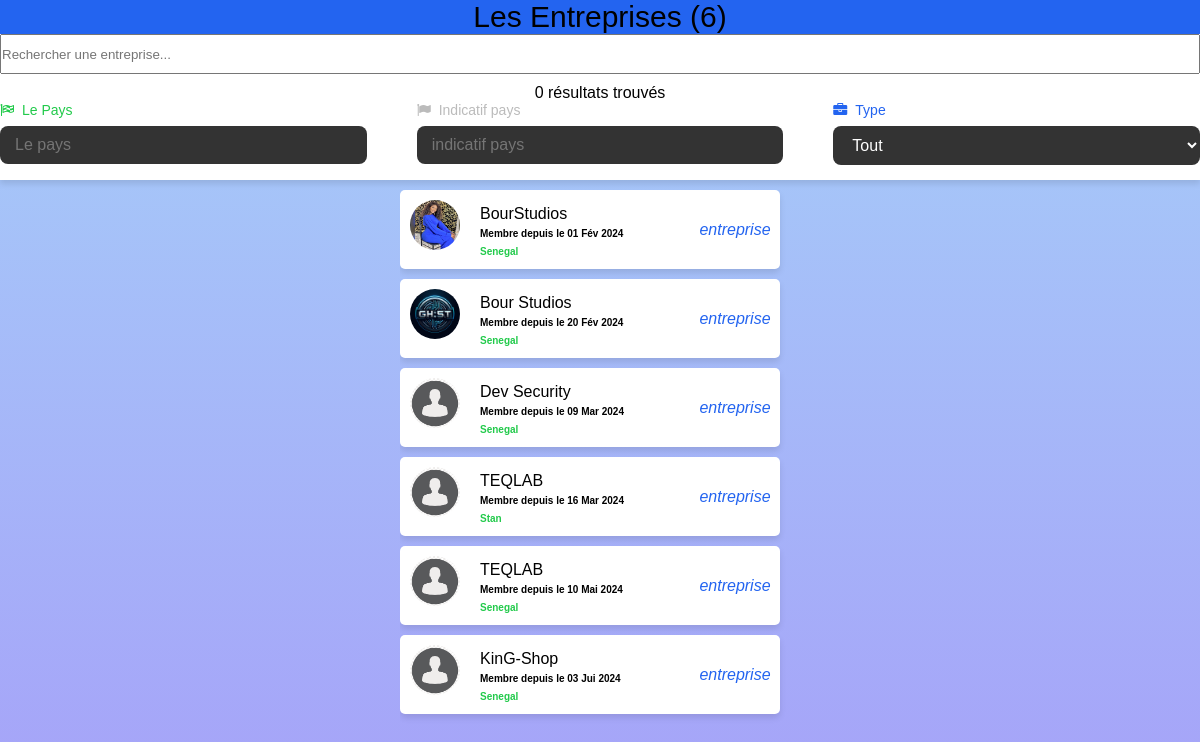
The app's page /adminentreprise with its own data.
### galsen/models.py (models this page shows, shortened)
class AbstractUser(BaseAbstractUser):
    groups = models.ManyToManyField(Group, related_name='customuser_set', blank=True)
    user_permissions = models.ManyToManyField(Permission, related_name='customuser_set', blank=True)

class CustomUser(AbstractUser):
    LANGUE = [
        ('français', 'Français'),
        ('anglais', 'Anglais'),
        ('spagnol', 'Espagnol'),
        ('italien', 'Italien'),
        ('arabe', 'Arabe'),
    ]
    ACCESS = [
        ('autorised', 'Autorisé(e)'),
        ('no_autorised', 'Non autorisé(e)'),
    ]
    ROLES = [
        ('professionnel', 'Professionnel(le)'),
        ('ecole', 'Ecole'),
        ('entreprise', 'Entreprise'),
    ]
    profile_image = models.ImageField(upload_to='profile_images/', null=True, blank=True)
    banner_image = models.ImageField(upload_to='banner_images/', null=True, blank=True)
    GENRE = [
        ('homme', 'Homme'),
        ('femme', 'Femme'),
    ]
    SITUATION_MATRIMONIALE = [
        ('celibataire', 'Célibataire'),
        ('marie', 'Marié(e)'),
        ('fiance', 'Fiancé(e)'),
        ('divorce', 'Divorcé(e)'),
        ('couple', 'En couple'),
    ]
    marque_dispositif = models.CharField(max_length=255, null=True, blank=True)
    metier = models.CharField(max_length=150, null=True, blank=True)
    etablissement = models.CharField(max_length=255, null=True, blank=True)
    pays = models.CharField(max_length=50, null=True, blank=True)
    ville = models.CharField(max_length=50, null=True, blank=True)
    quartier = models.CharField(max_length=50, null=True, blank=True)
    langue = models.CharField(max_length=255, null=True, blank=True)
    birthday = models.DateField(null=True, blank=True)
    indicatif_pays = models.CharField(max_length=15, null=True, blank=True)
    number_phone = models.CharField(max_length=15, null=True, blank=True)
    number_whatsapp = models.CharField(max_length=15, null=True, blank=True)
    number_telegram = models.CharField(max_length=15, null=True, blank=True)
    instagram_link = models.URLField(null=True, blank=True)
    twitter_link = models.URLField(null=True, blank=True)
    youtube_link = models.URLField(null=True, blank=True)
    website_link = models.URLField(null=True, blank=True)
    langue = models.CharField(max_length=255, choices=LANGUE, default='français')
    rôle = models.CharField(max_length=255, choices=ROLES, default='professionnel')
    access = models.CharField(max_length=255, choices=ACCESS, default='no_autorised')
    genre = models.CharField(max_length=255, choices=GENRE, default='homme')
    situation_matrimoniale = models.CharField(max_length=20, choices=SITUATION_MATRIMONIALE, default='celibataire')
    followers = models.ManyToManyField('self', symmetrical=False, related_name='following_users', blank=True)

class AbstractUser(BaseAbstractUser):
    groups = models.ManyToManyField(Group, related_name='customuser_set', blank=True)
    user_permissions = models.ManyToManyField(Permission, related_name='customuser_set', blank=True)

### galsen/views.py (the view)
# urls.py: path('adminentreprise', adminentreprise, name='adminentreprise'),
def adminentreprise(request):
    CustomUsers = CustomUser.objects.filter(rôle='entreprise')
    entreprise_count = CustomUser.objects.filter(rôle='entreprise').count()
    user = request.user
    context = {
        'CustomUsers': CustomUsers,
        'entreprise_count': entreprise_count,
        'user': user
    }
    return render(request, 'admins/details/entreprise.html', context)

### galsen/templates/admins/details/entreprise.html (shortened to what this page needs)
{% load static %}
<!DOCTYPE html>
<html lang="en">
<head>
    <link rel="stylesheet" href="{% static 'assets/icones/font-awesome/css/font-awesome.css' %}">
    <link rel="stylesheet" href="{% static 'assets/icones/font-awesome/css/font-awesome.min.css' %}">
    <link rel="stylesheet" href="{% static 'assets/ressources/styles/amis.css' %}">
    <link rel="stylesheet" href="{% static 'assets/ressources/styles/theme.css' %}">
</head>
<body>
    <div class="table-container">
        <div class="header-table-bar">
            <div class="table-header bg-primary">Les Entreprises (<span class="danger">{{ entreprise_count }} </span>)</div>
            <div class="search-bar-container">
                <input type="text" class="search-bar" id="searchInput" placeholder="Rechercher une entreprise..." onkeyup="filterUsers()">
                <div class="result-count" id="resultCount">0 résultats trouvés</div>
            </div>
            <div class="row">
                <div class="form-group">
                    <label for="countryInput" class="success"><i class="fa fa-flag-checkered"></i> Le Pays </label>
                    <input type="text" id="countryInput" name="pays" onchange="updateIndicatif()" oninput="filterUsers()" placeholder="Le pays" autocomplete="off" required>
                </div>
                <div class="form-group disparait">
                    <label for="indicatif" class="gray"><i class="fa fa-flag"></i> Indicatif pays </label>
                    <input type="number" id="indicatif" readonly placeholder="indicatif pays">
                </div>
                <div class="form-group">
                    <label for="id_rôle" class="primary"><i class="fa fa-briefcase"></i> Type </label>
                    <select  autocomplete="off" id="id_rôle" onchange="filterUsers()">
                        <option value="tout" selected="">Tout</option>
                    </select>
                </div>
            </div>
        </div>
    </div>
    <main>
        <div class="content-amis" id="userTable">
            {% for CustomUser in CustomUsers %}
                <a href="{% url 'change_user' user_id=CustomUser.id %}" class="amis">
                    {% if CustomUser.profile_image and CustomUser.profile_image.url %}
                        <img src="{{ CustomUser.profile_image.url }}">
                    {% else %}
                        <img src="{% static 'assets/default/user.png' %}">
                    {% endif %}
                    <div class="content">
                        <div class="name td">
                            {% if CustomUser.rôle == "professionnel" %}
                                {{ CustomUser.first_name }} {{ CustomUser.last_name }}
                            {% else %}
                                {% if CustomUser.etablissement %}
                                    {{ CustomUser.etablissement }}
                                {% endif %}
                            {% endif %}
                        </div>
                        <b>Membre depuis le {{ CustomUser.date_joined|date:"d M Y" }}</b>
                        <br><b class="success td">{{ CustomUser.pays }}</b>
                    </div>
                    <i class="primary td">{{ CustomUser.rôle }}</i>
                </a>
                {% empty %}
                <p>Vous n'avez aucun ami pour le moment.</p>
            {% endfor %}
        </div>
    </main>
</body>
</html>

### galsen/static/assets/ressources/styles/amis.css (style rules this page uses)
:root { --color-blue-light: #4952f2; --color-blue: #4b7df2; --color-blue-dark: #141c8c; --color-white: #FFFFFF; --color-black: #000000; --color-gray: #666666; --color-gray-light: #F5F5F5; --shadow-sm: 0 1px 2px rgba(0, 0, 0, 0.1); --shadow-md: 0 4px 6px rgba(0, 0, 0, 0.1); }
* { margin: 0; padding: 0; box-sizing: border-box; }
body { font-family: Arial, sans-serif; min-height: 100vh; background: linear-gradient(rgba(73, 155, 242, 0.49), rgba(81, 75, 242, 0.512)); margin: 0; }
.primary { color: #2364f0; }
.danger { color: var(--color-danger); }
.success { color: rgb(34, 202, 75); }
.bg-primary { background: #2364f0; box-shadow: 0 0.8rem 0.8rem rgba(71, 7, 234, 0.2); }
.gray { color: #bbb; }
.header-table-bar { position: fixed; overflow: hidden; top: 0; left: 0; height: 180px; width: 100%; background-color: var(--color-white); z-index: var(--z-fixed); transition: .4s; box-shadow: var(--shadow-md); }
.table-header { width: 100%; display: flex; align-items: center; justify-content: center; color: var(--color-black); font-size: 30px; }
.search-bar-container { width: 100%; }
.search-bar-container input { width: 100%; height: 40px; }
.result-count { display: flex; align-items: center; justify-content: center; color: var(--color-black); margin-top: 10px; }
.row { display: flex; justify-content: center; gap: 50px; flex-wrap: wrap; }
.form-group { flex: 1; position: relative; margin-bottom: 20px; }
.form-group label { font-size: 14px; display: block; margin-bottom: 8px; display: flex; align-items: center; gap: 8px; }
.form-group input, .form-group select { background: #333; border: none; border-radius: 8px; padding: 10px 15px; width: 100%; font-size: 16px; color: #fff; outline: none; transition: all 0.3s ease; }
label::placeholder { color: var(--color-blue); }
main { display: flex; justify-content: center; width: 100%; overflow: hidden; }
.content-amis { margin-top: 190px; width: 400px; overflow: hidden; }
.content-amis .amis { text-decoration: none; position: relative; padding: 10px; color: var(--color-black); margin-bottom: 10px; width: 95%; display: grid; grid-template-columns: 70px 1fr 70px; background: var(--color-white); box-shadow: var(--shadow-md); border-radius: 5px; text-align: justify; }
.content-amis .amis img { display: flex; align-items: center; justify-content: center; width: 50px; height: 50px; border-radius: 50%; }
.content-amis .amis .content { margin-top: 5px; }
.content-amis .amis .content b { font-size: 10px; }
.content-amis .amis i { display: flex; justify-content: center; align-items: center; }

### records on screen
CustomUser: profile_image (picture), etablissement "BourStudios", date_joined "01 Fév 2024", pays "Senegal", rôle "entreprise"
CustomUser: profile_image (picture), etablissement "Bour Studios", date_joined "20 Fév 2024", pays "Senegal", rôle "entreprise"
CustomUser: etablissement "Dev Security", date_joined "09 Mar 2024", pays "Senegal", rôle "entreprise"
CustomUser: etablissement "TEQLAB", date_joined "16 Mar 2024", pays "Stan", rôle "entreprise"
CustomUser: etablissement "TEQLAB", date_joined "10 Mai 2024", pays "Senegal", rôle "entreprise"
CustomUser: etablissement "KinG-Shop", date_joined "03 Jui 2024", pays "Senegal", rôle "entreprise"

### other values on screen
{{ entreprise_count }} "6"
